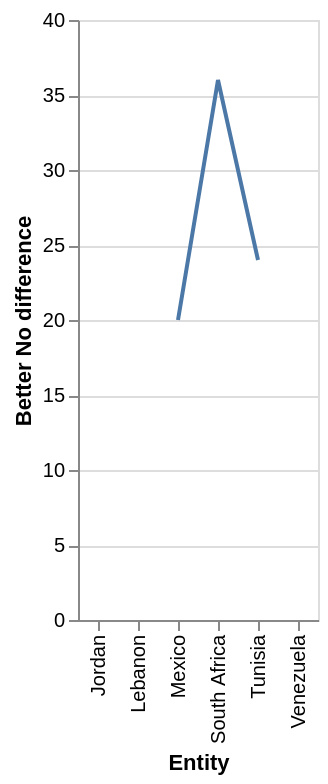

Write a Vega-Lite specification for this figure.
### Vega-Lite specification from a JSON file in a GitHub repository (floating-point values rounded to 4 significant figures)
{"$schema": "https://vega.github.io/schema/vega-lite/v5.json", "description": "Line chart auto-generated from CSV", "data": {"values": [{"Entity": "Lebanon", "Better No difference": "nan", "No difference": "75.0", "Worse": "0.0"}, {"Entity": "Jordan", "Better No difference": "13.0", "No difference": "nan", "Worse": "0.0"}, {"Entity": "Mexico", "Better No difference": "20.0", "No difference": "55.0", "Worse": "22.0"}, {"Entity": "Tunisia", "Better No difference": "24.0", "No difference": "36.0", "Worse": "0.0"}, {"Entity": "South Africa", "Better No difference": "36.0", "No difference": "33.0", "Worse": "0.0"}, {"Entity": "Venezuela", "Better No difference": "nan", "No difference": "nan", "Worse": "nan"}]}, "mark": "line", "encoding": {"x": {"field": "Entity", "type": "ordinal"}, "y": {"field": "Better No difference", "type": "quantitative"}}}
